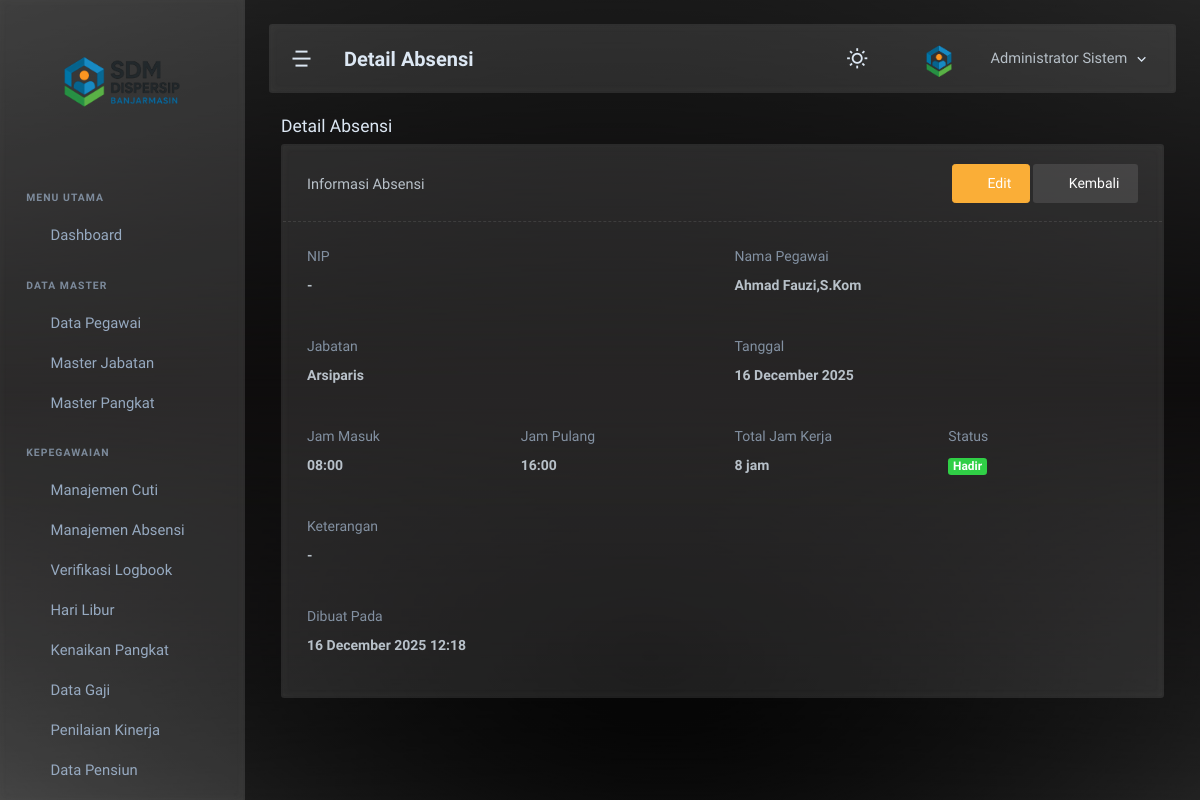
/admin/absensi/detail.php?id=2 (signed in), run on the app's committed database.
### tables this page shows
CREATE TABLE `absensi` (
  `absensi_id` int NOT NULL,
  `pegawai_id` int NOT NULL,
  `tanggal` date NOT NULL,
  `jam_masuk` time DEFAULT NULL,
  `jam_pulang` time DEFAULT NULL,
  `lat_masuk` decimal(10,8) DEFAULT NULL,
  `lng_masuk` decimal(11,8) DEFAULT NULL,
  `lat_pulang` decimal(10,8) DEFAULT NULL,
  `lng_pulang` decimal(11,8) DEFAULT NULL,
  `foto_masuk` varchar(255) DEFAULT NULL,
  `foto_pulang` varchar(255) DEFAULT NULL,
  `status_absensi` enum('Hadir','Terlambat','Tidak Hadir','Izin','Cuti') DEFAULT 'Hadir',
  `keterangan` text,
  `created_at` datetime DEFAULT CURRENT_TIMESTAMP
);

CREATE TABLE `pegawai` (
  `pegawai_id` int NOT NULL,
  `user_id` int DEFAULT NULL,
  `nik` varchar(20) NOT NULL,
  `nip` varchar(30) DEFAULT NULL,
  `nama_lengkap` varchar(150) NOT NULL,
  `jk` enum('L','P') NOT NULL,
  `tgl_lahir` date DEFAULT NULL,
  `status_kepegawaian` enum('PNS','PPPK','Honorer','Kontrak') NOT NULL,
  `jabatan_id` int DEFAULT NULL,
  `pangkat_id` int DEFAULT NULL,
  `tgl_mulai_kerja` date DEFAULT NULL,
  `alamat` text,
  `status_aktif` enum('Aktif','Pensiun','Pindah','Meninggal','Nonaktif') DEFAULT 'Aktif',
  `tmt_pensiun` date DEFAULT NULL,
  `created_at` datetime DEFAULT CURRENT_TIMESTAMP,
  `updated_at` datetime DEFAULT CURRENT_TIMESTAMP ON UPDATE CURRENT_TIMESTAMP
);

CREATE TABLE `master_jabatan` (
  `jabatan_id` int NOT NULL,
  `nama_jabatan` varchar(150) NOT NULL,
  `eselon` varchar(20) DEFAULT NULL,
  `jenis_jabatan` enum('Struktural','Fungsional','Pelaksana') DEFAULT 'Pelaksana',
  `keterangan` varchar(255) DEFAULT NULL,
  `created_at` datetime DEFAULT CURRENT_TIMESTAMP,
  `updated_at` datetime DEFAULT CURRENT_TIMESTAMP ON UPDATE CURRENT_TIMESTAMP
);

### admin/absensi/detail.php (the view, shortened to what this page needs)
<?php
require_once '../../config/koneksi.php';
$id = intval($_GET['id'] ?? 0);
$stmt = mysqli_prepare($koneksi, "SELECT a.*, p.nama_lengkap, p.nip, p.jabatan_id, j.nama_jabatan
                                  FROM absensi a
                                  JOIN pegawai p ON a.pegawai_id=p.pegawai_id
                                  LEFT JOIN master_jabatan j ON p.jabatan_id=j.jabatan_id
                                  WHERE a.absensi_id=?");
mysqli_stmt_bind_param($stmt, 'i', $id);
mysqli_stmt_execute($stmt);
$res = mysqli_stmt_get_result($stmt);
$data = mysqli_fetch_assoc($res);
include '../../includes/header.php';
include '../../includes/sidebar.php';
include '../../includes/navbar.php';
$badgeMap = [
    'Hadir' => 'success',
    'Terlambat' => 'warning',
    'Tidak Hadir' => 'danger',
    'Izin' => 'info',
    'Sakit' => 'warning',
    'Cuti' => 'primary'
];
$badge = $badgeMap[$data['status_absensi']] ?? 'secondary';
function calculateWorkDuration($jam_masuk, $jam_pulang) {
    $start = strtotime($jam_masuk);
    $end = strtotime($jam_pulang);
    $diff = $end - $start;
    $hours = floor($diff / 3600);
    $minutes = floor(($diff % 3600) / 60);
    if ($hours > 0 && $minutes > 0) {
        return $hours . ' jam ' . $minutes . ' menit';
    } elseif ($hours > 0) {
        return $hours . ' jam';
    } elseif ($minutes > 0) {
        return $minutes . ' menit';
    }
    return '-';
}
?>
<div class="page-container">
    <div class="page-content">
        <div class="container-xxl">
            <div class="row"><div class="col-12"><div class="page-title-box"><h4 class="page-title">Detail Absensi</h4></div></div></div>
            <div class="card">
                <div class="card-header border-bottom border-dashed d-flex justify-content-between align-items-center">
                    <h5 class="card-title mb-0">Informasi Absensi</h5>
                    <div>
                        <a href="admin/absensi/edit.php?id=<?php echo $id; ?>" class="btn btn-warning"><i class="ti ti-pencil me-1"></i>Edit</a>
                        <a href="admin/absensi/absensi.php" class="btn btn-light"><i class="ti ti-arrow-left me-1"></i>Kembali</a>
                    </div>
                </div>
                <div class="card-body">
                    <div class="row g-3">
                        <div class="col-md-6">
                            <label class="form-label text-muted">NIP</label>
                            <p class="fw-semibold"><?php echo htmlspecialchars($data['nip'] ?? '-'); ?></p>
                        </div>
                        <div class="col-md-6">
                            <label class="form-label text-muted">Nama Pegawai</label>
                            <p class="fw-semibold"><?php echo htmlspecialchars($data['nama_lengkap']); ?></p>
                        </div>
                        <div class="col-md-6">
                            <label class="form-label text-muted">Jabatan</label>
                            <p class="fw-semibold"><?php echo htmlspecialchars($data['nama_jabatan'] ?? '-'); ?></p>
                        </div>
                        <div class="col-md-6">
                            <label class="form-label text-muted">Tanggal</label>
                            <p class="fw-semibold"><?php echo date('d F Y', strtotime($data['tanggal'])); ?></p>
                        </div>
                        <div class="col-md-3">
                            <label class="form-label text-muted">Jam Masuk</label>
                            <p class="fw-semibold"><?php echo $data['jam_masuk'] ? date('H:i', strtotime($data['jam_masuk'])) : '-'; ?></p>
                        </div>
                        <div class="col-md-3">
                            <label class="form-label text-muted">Jam Pulang</label>
                            <p class="fw-semibold"><?php echo $data['jam_pulang'] ? date('H:i', strtotime($data['jam_pulang'])) : '-'; ?></p>
                        </div>
                        <div class="col-md-3">
                            <label class="form-label text-muted">Total Jam Kerja</label>
                            <p class="fw-semibold"><?php echo calculateWorkDuration($data['jam_masuk'], $data['jam_pulang']); ?></p>
                        </div>
                        <div class="col-md-3">
                            <label class="form-label text-muted">Status</label>
                            <p><span class="badge bg-<?php echo $badge; ?> fs-6"><?php echo htmlspecialchars($data['status_absensi']); ?></span></p>
                        </div>
                        <div class="col-md-12">
                            <label class="form-label text-muted">Keterangan</label>
                            <p class="fw-semibold"><?php echo htmlspecialchars($data['keterangan'] ?? '-'); ?></p>
                        </div>
                        <div class="col-md-6">
                            <label class="form-label text-muted">Dibuat Pada</label>
                            <p class="fw-semibold"><?php echo date('d F Y H:i', strtotime($data['created_at'])); ?></p>
                        </div>
                    </div>
                </div>
            </div>
        </div>
    </div>
</div>
<?php include '../../includes/footer.php'; ?>

### data on the page
absensi: pegawai.nip "-", pegawai.nama_lengkap "Ahmad Fauzi,S.Kom", master_jabatan.nama_jabatan "Arsiparis", tanggal "16 December 2025", jam_masuk "08:00", jam_pulang "16:00", calculateWorkDuration($data['jam_masuk'], $data['jam_pulang']) "8 jam", status_absensi "Hadir", keterangan "-", created_at "16 December 2025 12:18"

### other printed values
$page_title "Detail Absensi"
$_SESSION['nama_lengkap'] "Administrator Sistem"
